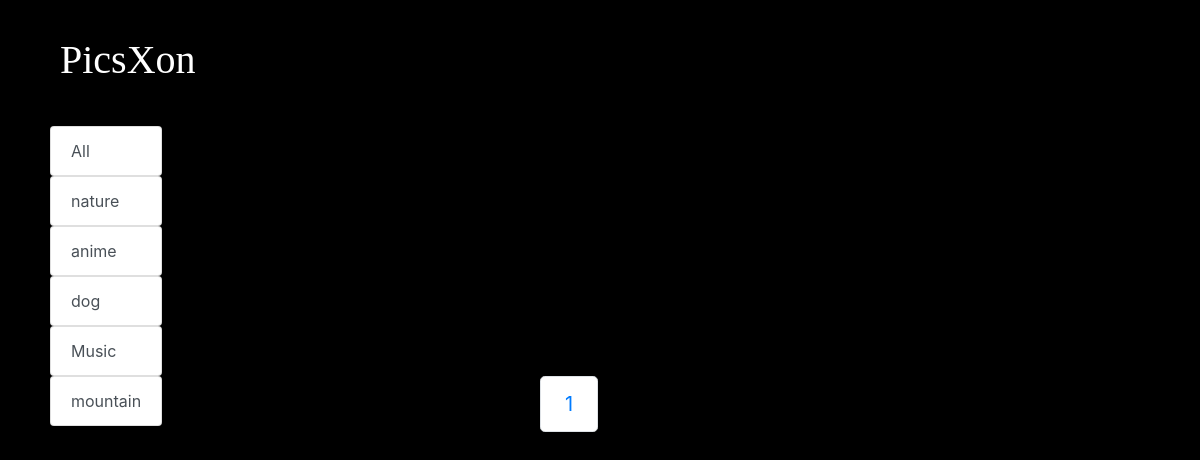
Before: /data/user/gallery.php?page=2 with the older database file.
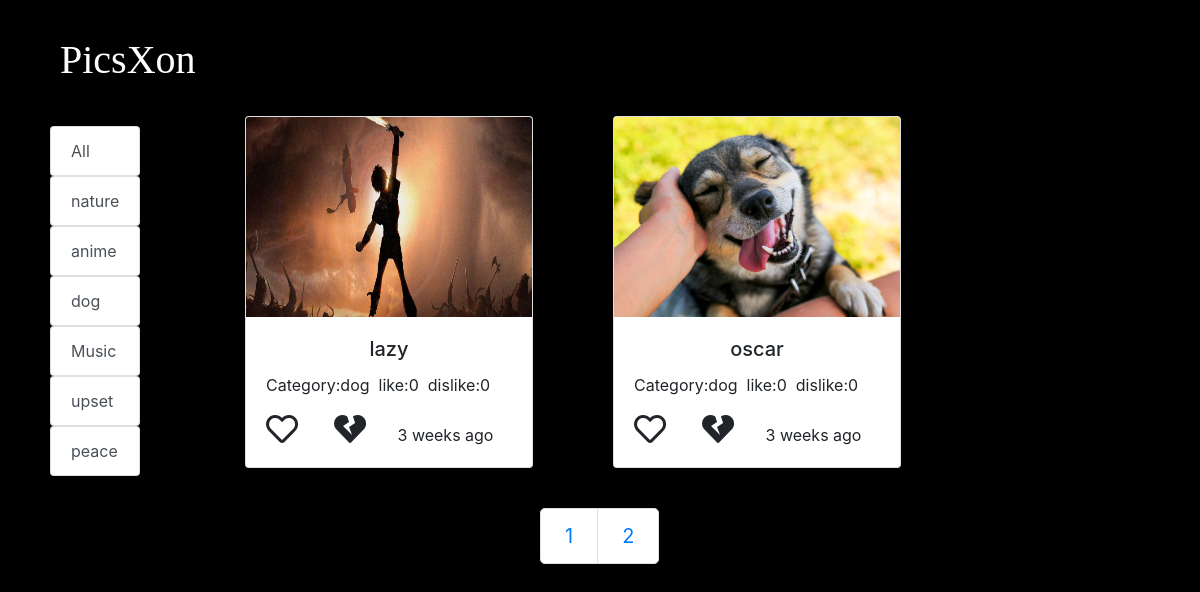
After: the same page with the newer database file.
### tables this page shows
CREATE TABLE `pictures` (
  `id` int(10) NOT NULL,
  `picture_name` varchar(255) NOT NULL,
  `category` varchar(50) NOT NULL,
  `like_count` int(10) DEFAULT 0,
  `dislike_count` int(10) DEFAULT 0,
  `path` varchar(255) NOT NULL,
  `type` varchar(30) NOT NULL,
  `timestamp` varchar(50) NOT NULL
);

### data/user/gallery.php (the view, shortened to what this page needs)
<!DOCTYPE html>
<html>
<head>
    <link rel="stylesheet" type="text/css" href="../../styles/bootstrap.min.css">
    <link rel="stylesheet" type="text/css" href="../../styles/gallery.css">
    <link rel="stylesheet" href="https://cdnjs.cloudflare.com/ajax/libs/font-awesome/5.15.2/css/all.min.css" />
</head>
<body>
    <div class="title-main" style="width:fit-content;height:fit-content">
        <a href="http://localhost/picsxon/index.html" id="anc">
            <p id="main-title">PicsXon</p>
        </a>
    </div>
    <div class="row">
        <div class="col-2 category-list">
            <div class="" style="width: fit-content;">
                <div class="list-group" style="width: fit-content;">
                    <?php
                    $con = mysqli_connect("localhost", "root", "", "picsxon") or die("con Error " . mysqli_error($con));
                    $sqlQuery = 'SELECT DISTINCT category FROM pictures';
                    $sqlResult = mysqli_query($con, $sqlQuery);
                    echo '<a  href="gallery.php"><button type="button" class="list-group-item list-group-item-action ">All</button></a> ';
                    while ($row = mysqli_fetch_array($sqlResult)) {
                        echo '<a href="gallery.php?category=' . $row['category'] . ' " > <button type="button" class="list-group-item list-group-item-action ">' . $row['category'] . ' </button></a> ';
                    }
                    ?>
                </div>
            </div>
        </div>
        <div class="col">
            <div id="img-conatainer">
                <?php
                function timeAgo($time_ago)
                {
                    $time_ago = strtotime($time_ago);
                    $cur_time   = time();
                    $time_elapsed   = $cur_time - $time_ago;
                    $seconds    = $time_elapsed;
                    $minutes    = round($time_elapsed / 60);
                    $hours      = round($time_elapsed / 3600);
                    $days       = round($time_elapsed / 86400);
                    $weeks      = round($time_elapsed / 604800);
                    if ($seconds <= 60) {
                        return "just now";
                    }
                    else if ($minutes <= 60) {
                        if ($minutes == 1) {
                            return "one minute ago";
                        } else {
                            return "$minutes minutes ago";
                        }
                    }
                    else if ($hours <= 24) {
                        if ($hours == 1) {
                            return "an hour ago";
                        } else {
                            return "$hours hrs ago";
                        }
                    }
                    else if ($days <= 7) {
                        if ($days == 1) {
                            return "yesterday";
                        } else {
                            return "$days days ago";
                        }
                    }
                    else if ($weeks <= 4.3) {
                        if ($weeks == 1) {
                            return "a week ago";
                        } else {
                            return "$weeks weeks ago";
                        }
                    }
                }
                $results_per_page = 6;
                if (!isset($_GET['category'])) {
                    $q = "SELECT * FROM pictures";
                } else {
                    $getCategory = $_GET['category'];
                    $q = "SELECT * FROM pictures WHERE category='$getCategory'";
                }
                $res = mysqli_query($con, $q);
                $number_of_results = mysqli_num_rows($res);
                $number_of_pages = ceil($number_of_results / $results_per_page);
                if (!isset($_GET['page'])) {
                    $page = 1;
                } else {
                    $page = $_GET['page'];
                }
                $this_page_first_result = ($page - 1) * $results_per_page;
                if (!isset($_GET['category'])) {
                    $sql = ' SELECT * FROM pictures ORDER BY like_count DESC,id ASC LIMIT ' . $this_page_first_result . ',' .  $results_per_page;
                } else {
                    $getCategory = $_GET['category'];
                    $sql = "SELECT * FROM pictures WHERE category='$getCategory' ORDER BY like_count DESC,id ASC LIMIT " . $this_page_first_result . "," . $results_per_page;
                }
                $result = mysqli_query($con, $sql);
                while ($row = mysqli_fetch_array($result)) {
                    echo "<div class='card' style='width: 18rem;'> ";
                    echo "<img class='card-img-top' src='../admin/images/" . $row['path'] . "' alt='Card image cap'> ";
                    echo " <div class='card-body'> ";
                    echo " <h5 class='card-title'>" . $row['picture_name'] . "</h5> ";
                    echo " <p class='card-text'>Category:" . $row['category'] . "&nbsp  like:" . $row['like_count'] . "&nbsp  dislike:" . $row['dislike_count'] . "</p> ";
                    echo "<i class='far fa-heart fa-2x'></i>";
                    echo " <i class='fas fa-heart-broken fa-2x'></i>";
                    echo timeAgo($row['timestamp']);
                    echo "  </div> ";
                    echo "  </div> ";
                }
                ?>
            </div>
        </div>
    </div>
    <div class="row-2">
        <div class="paginationBar">
            <nav aria-label="...">
                <ul class="pagination pagination-lg">
                    <?php
                    if (!isset($_GET['category'])) {
                        for ($page = 1; $page <= $number_of_pages; $page++) {
                            echo  "<li class='page-item'>";
                            echo '<a class="page-link" href="gallery.php?page=' . $page . '" tabindex="-1">' . $page . '</a>';
                            echo " </li>";
                        }
                    }
                    ?>
                </ul>
            </nav>
        </div>
    </div>
</body>
</html>

### styles/gallery.css (style rules this page uses)
body { background-color: black; }
img { width: 100px; height: 200px; }
.card { float: left; margin: 40px; }
#img-conatainer { box-sizing: border-box; }
.card-title { text-align: center; }
.title-main { width: fit-content; height: fit-content; }
#main-title { color: white; font-family: "Gloria Hallelujah", cursive; font-size: 40px; font-weight: 300; position: relative; top: 30px; left: 60px; width: fit-content; }
#anc { text-decoration: none; }
.paginationBar { margin-left: 45%; }
.category-list { position: relative; top:50px; left: 50px; }

### data/user/gallery.php (style rules this page uses)
a { text-decoration: none !important; }

Changed rows visible on the page:
added pictures: path (picture), picture_name "lazy", category "dog", like_count "0", dislike_count "0", timestamp "3 weeks ago"
added pictures: path (picture), picture_name "oscar", category "dog", like_count "0", dislike_count "0", timestamp "3 weeks ago"
Other visible differences:
new list line: "upset"
new list line: "peace"
new list line: "2"
list line gone: "mountain"
